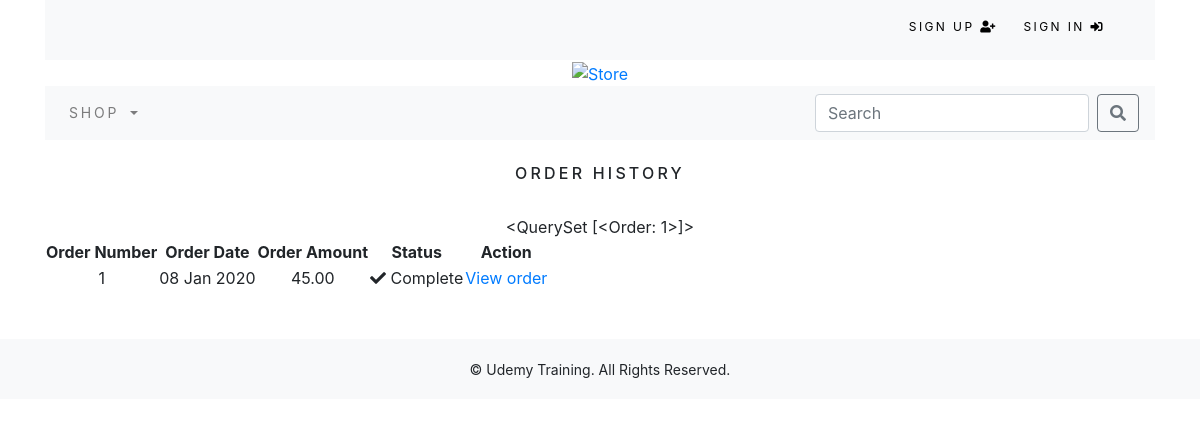
The app's page /order/history/ (signed in), older data.
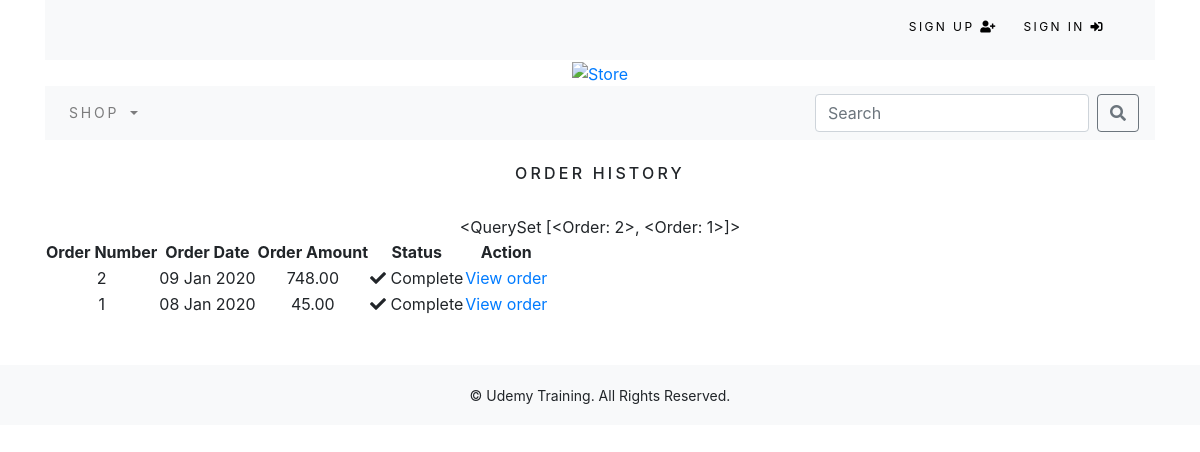
The same page, newer data.
### order/models.py (models this page shows)
class Order(models.Model):
    token = models.CharField(max_length=250, blank=True)
    total = models.DecimalField(max_digits=10, decimal_places=2, verbose_name='EUR Order Total')
    emailAddress = models.EmailField(max_length=250, blank=True, verbose_name='Email Address')
    created = models.DateTimeField(auto_now_add=True)
    billingName = models.CharField(max_length=250, blank=True)
    billingAddress1 = models.CharField(max_length=250, blank=True)
    billingCity = models.CharField(max_length=250, blank=True)
    billingPostcode = models.CharField(max_length=10, blank=True)
    billingCountry = models.CharField(max_length=200, blank=True)
    shippingName = models.CharField(max_length=250, blank=True)
    shippingAddress1 = models.CharField(max_length=250, blank=True)
    shippingCity = models.CharField(max_length=250, blank=True)
    shippingPostcode = models.CharField(max_length=20, blank=True)
    shippingCountry = models.CharField(max_length=200, blank=True)
    class Meta:
        db_table = 'Order'
        ordering = ['-created']
    def __str__(self):
        return str(self.id)

### order/views.py (the view)
# urls.py: path('history/', views.orderHistory, name='order_history'),
@login_required()
def orderHistory(request):
    if request.user.is_authenticated:
        email = str(request.user.email)
        order_details = Order.objects.filter(emailAddress=email)
    return render(request, 'order/orderslist.html', {'order_details':order_details})

### cart/context_processors.py (called while the page is built)
def counter(request):
    item_count = 0
    if 'admin' in request.path:
        return {}
    else:
        try:
            cart = Cart.objects.filter(cart_id=_cart_id(request))
            cart_items = CartItem.objects.all().filter(cart=cart[:1])
            for cart_item in cart_items:
                item_count += cart_item.quantity
        except Cart.DoesNotExist:
            item_count = 0
    return dict(item_count = item_count)

### cart/views.py (called while the page is built)
def _cart_id(request):
	cart = request.session.session_key
	if not cart:
		cart = request.session.create()
	return cart

### shop/context_processors.py (called while the page is built)
def menu_links(request):
        links = Category.objects.all()
        return dict(links=links)

### shop/models.py (called while the page is built)
	def get_url(self):
		return reverse('shop:products_by_category', args=[self.slug])

### order/templates/order/orderslist.html (shortened to what this page needs)
{% extends 'base.html' %}
{% load staticfiles %}
{% block content %}
  <div class="">
    <div class="text-center">
      <br>
      <h2 class="text-center my_title">Order History</h2>
      <br>
      {{ order_details }}
      {% if order_details %}
      <table>
        <thead>
          <tr>
            <th>Order Number</th>
            <th>Order Date</th>
            <th>Order Amount</th>
            <th>Status</th>
            <th>Action</th>
          </tr>
        </thead>
        <tbody>
          {% for order in order_details %}
          <tr>
            <td>{{ order.id }}</td>
            <td>{{ order.created|date:"d M Y"}}</td>
            <td>{{ order.total }}</td>
            <td><i class="fas fa-check"></i>&nbsp;Complete</td>
            <td><a href="{% url 'order:order_detail' order.id %}">View order</a></td>
          </tr>
          {% endfor %}
        </tbody>
      </table>
      {% else %}
      <p>You have not placed any orders yet.<br><br><a href="{% url 'shop:allProdCat' %}" class="btn btn-secondary">
        Continue shopping
      </a></p>
      {% endif %}
    </div>
  </div>
  <br>
  <br>
{% endblock %}

Row changes from the older to the newer data that the page shows:
added Order: id "<QuerySet [<Order: 2>, <Order: 1>]>", id "2", created "09 Jan 2020", total "748.00"
Text that changed along with them:
{{ order_details }}: "<QuerySet [<Order: 1>]>" → "<QuerySet [<Order: 2>, <Order: 1>]>"
